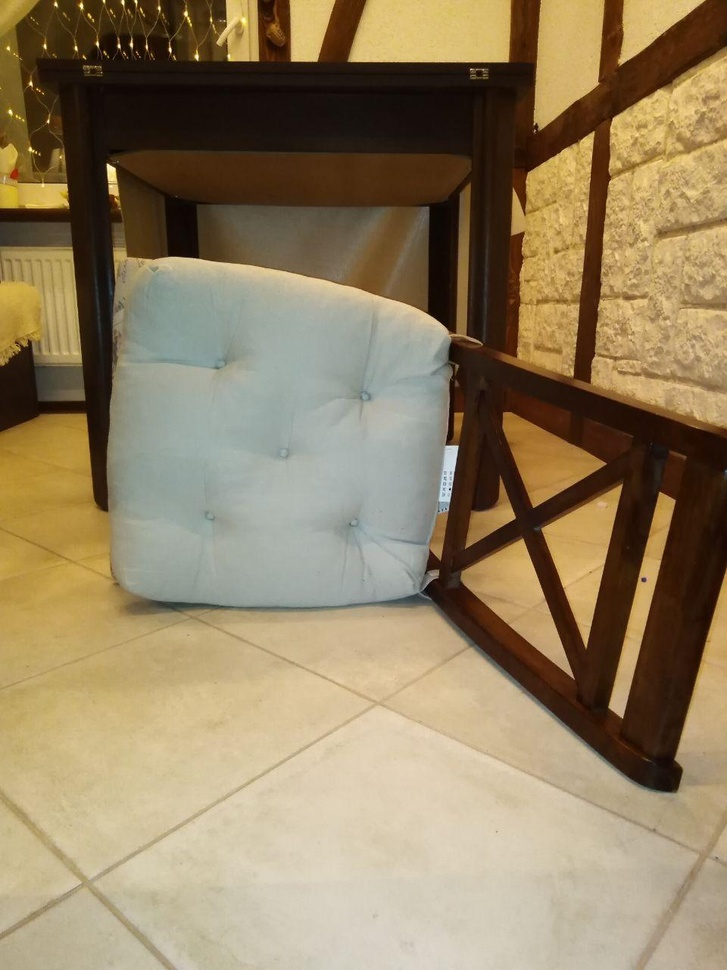
#> input picture data/photo_2021-02-11_21-55-54.jpg, 727 x 970 px, shrunk from 960 x 1280 before the run
$ python -i image_process.py   (imports and definitions only)
#> lines starting #> are read from the running program, lines starting #| are printed output that depends on the picture
from math import fabs
import matplotlib.pyplot as plt
from matplotlib import cm
import numpy as np
from imageio import imread, imsave
from skimage.color import rgb2gray
from skimage.filters import gaussian
from skimage.feature import canny
from skimage.transform import (hough_line, hough_line_peaks)


def prepare_img(img_name):
#> called with img_name = '../data/photo_2021-02-11_21-55-54.jpg'
    img = imread(img_name)
#> img is the input picture: shape (970, 727, 3); mean R, G, B 147.1, 129.1, 97.6

    # img = img0
    # # remove light
    # for y in range(img0.shape[0] // 2):
    #     for x in range(200, img0.shape[1] - 200):
    #         if img0[y, x][1] > img0[y, x + 200][1] + 70 and img[y][x + 200][1] < 80 and\
    #                 img0[y, x][1] > img0[y, x - 200][1] + 70 and img[y][x - 200][1] < 80:
    #             img[y, x] = img0[y, x + 200]

    img_gray = rgb2gray(img)
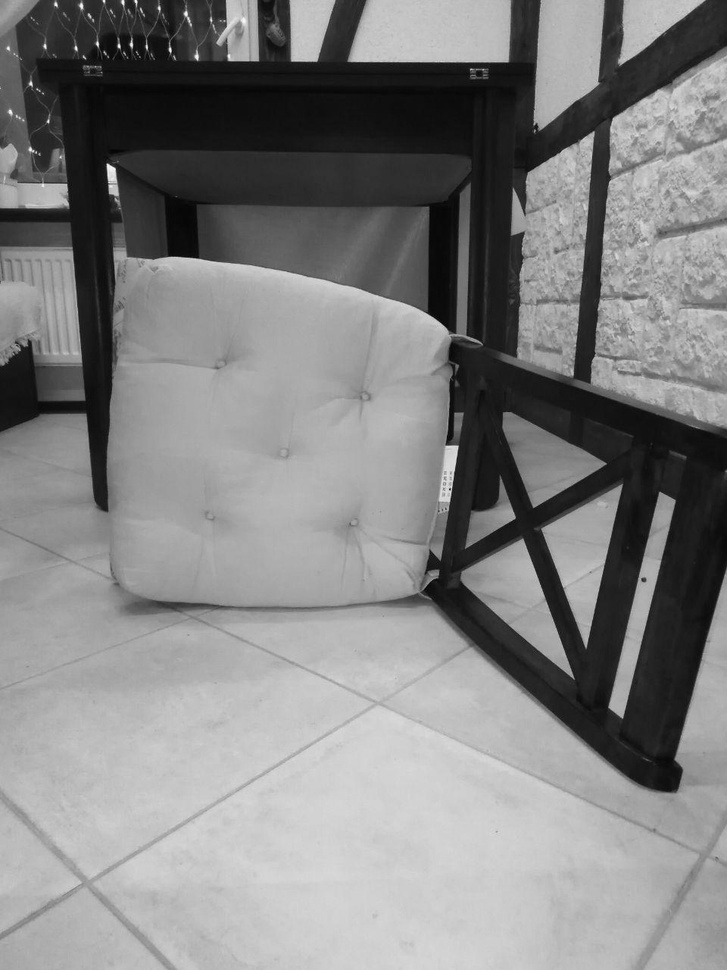
#> img_gray: shape (970, 727) float64; min 0.000565, max 0.977, mean 0.512
    img_edges = canny(img_gray, sigma=2.0, low_threshold=0.05)
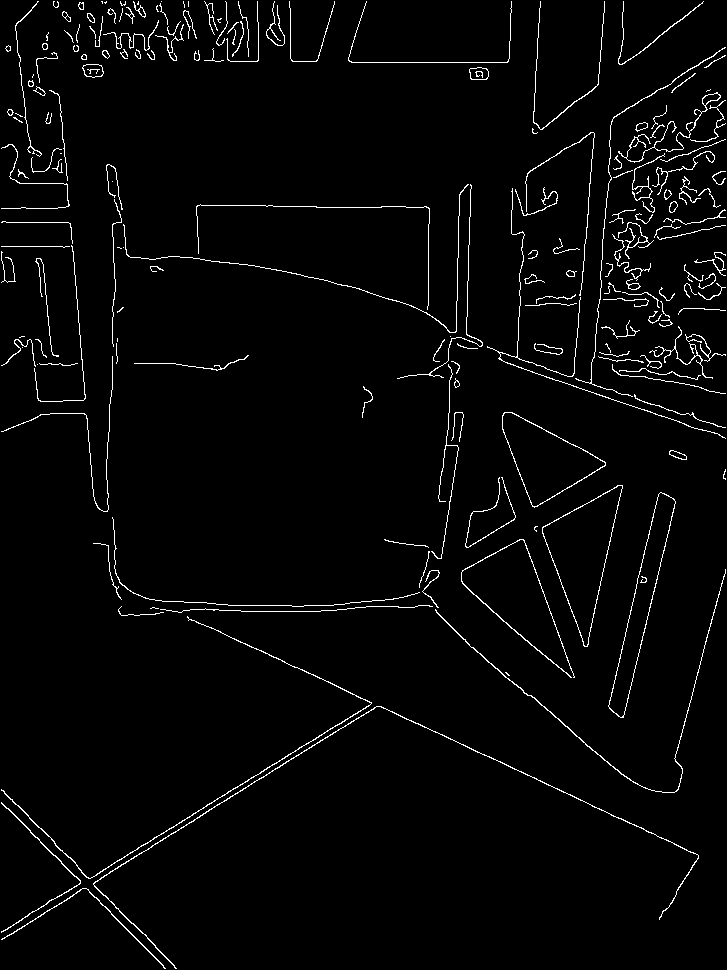
#> img_edges: shape (970, 727) bool; 2.6% white in thin lines or dots

    lines_y = []

    h, theta, d = hough_line(img_edges)
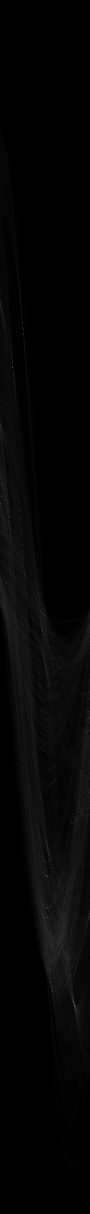
#> h: shape (2427, 180) uint64 (shown at 1/2 size); min 0, max 375, mean 7.7; drawn with min black and max white
#> theta = 180 values from -1.57 to 1.55; d = 2427 values from -1213 to 1213
    for _, angle, dist in zip(*hough_line_peaks(h, theta, d)):
        y0 = int((dist - 0 * np.cos(angle)) / np.sin(angle))
        y1 = int((dist - img.shape[1] * np.cos(angle)) / np.sin(angle))
        lines_y.append((y0, y1))
#> this loop made 4 passes
#> (angle, dist, y0, y1) on passes 1 to 4: (-1.13, -479, 528, 867), (1.01, 798, 940, 486), (-0.0873, 50, -573, 7735), (-1.24, -178, 188, 438)
#> after the loop, lines_y = [(528, 867), (940, 486), (-573, 7735), (188, 438)]

    return img, img_edges, lines_y


# [80 lines left out: functions show_processed_img, find_edges_per_xy, find_edge_length, find_edges, not called in this run]

>>> result = prepare_img('../data/photo_2021-02-11_21-55-54.jpg')

$ run again, on data/photo_2021-02-11_21-55-56.jpg
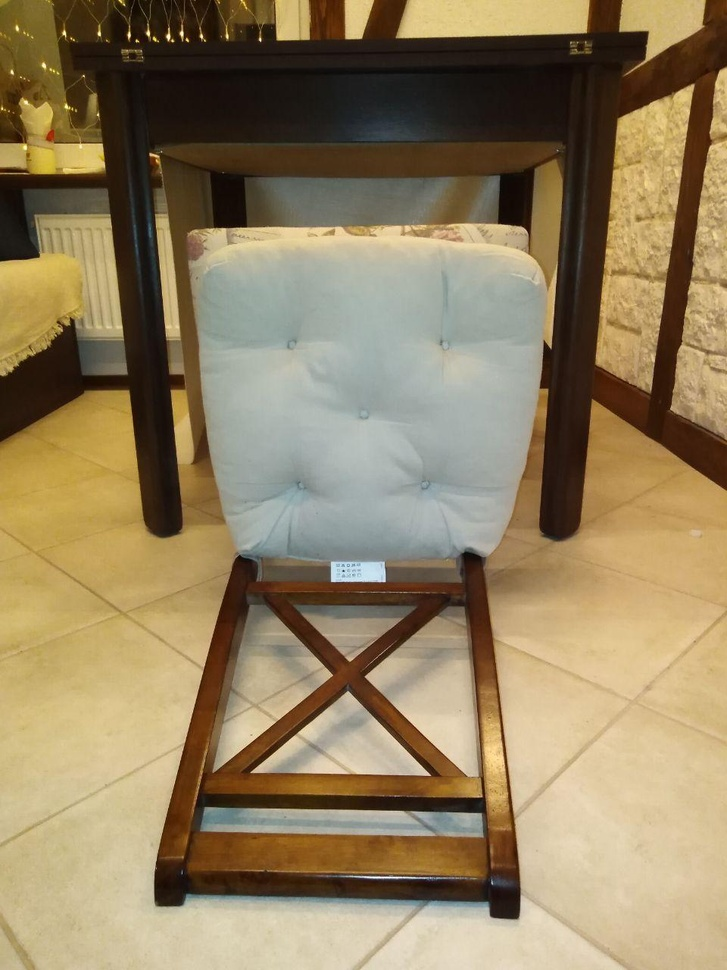
#> input picture data/photo_2021-02-11_21-55-56.jpg, 727 x 970 px, shrunk from 960 x 1280 before the run
#> in prepare_img, img is the input picture: shape (970, 727, 3); mean R, G, B 146.8, 129.1, 96.2
#> in prepare_img, `img_edges = canny(img_gray, sigma=2.0, low_threshold=0.05)`:
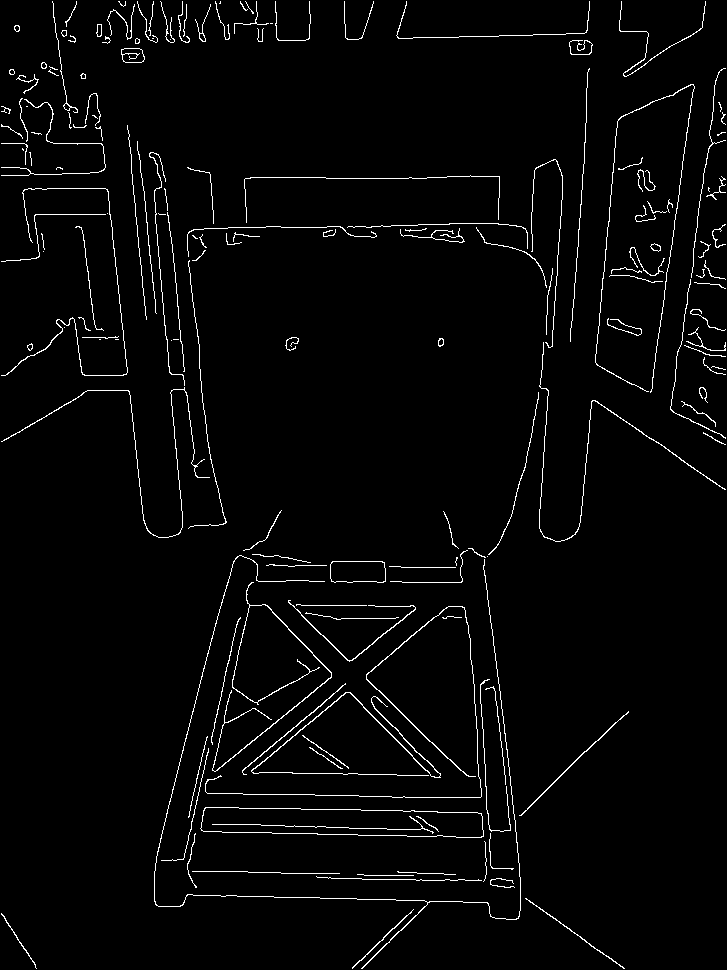
#> img_edges: shape (970, 727) bool; 2.6% white in thin lines or dots
#> in prepare_img, `h, theta, d = hough_line(img_edges)`:
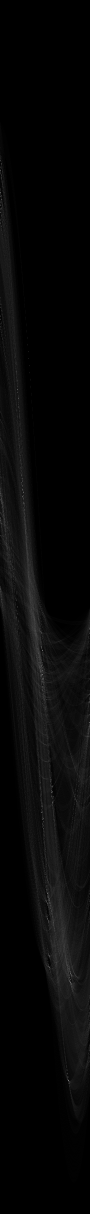
#> h: shape (2427, 180) uint64 (shown at 1/2 size); min 0, max 252, mean 7.7
#> theta = 180 values from -1.57 to 1.55; d = 2427 values from -1213 to 1213
#> the loop in prepare_img, `for _, angle, dist in zip(*hough_line_peaks(h, theta, d)):` made 30 passes
#> (angle, dist, y0, y1) on passes 1 to 8: (0.0698, 574, 8228, -2167), (-0.0873, 136, -1560, 6749), (0.89, 734, 944, 355), (-1.55, -789, 789, 801), (0.803, 947, 1316, 614), (-0.768, -229, 329, 1082), (0.873, 752, 981, 371), (-0.105, 87, -832, 6084)
#> after the loop in prepare_img, `for _, angle, dist in zip(*hough_line_peaks(h, theta, d)):`: lines_y = 30 pairs, first value -6078 to 8501, second value -2167 to 6749
